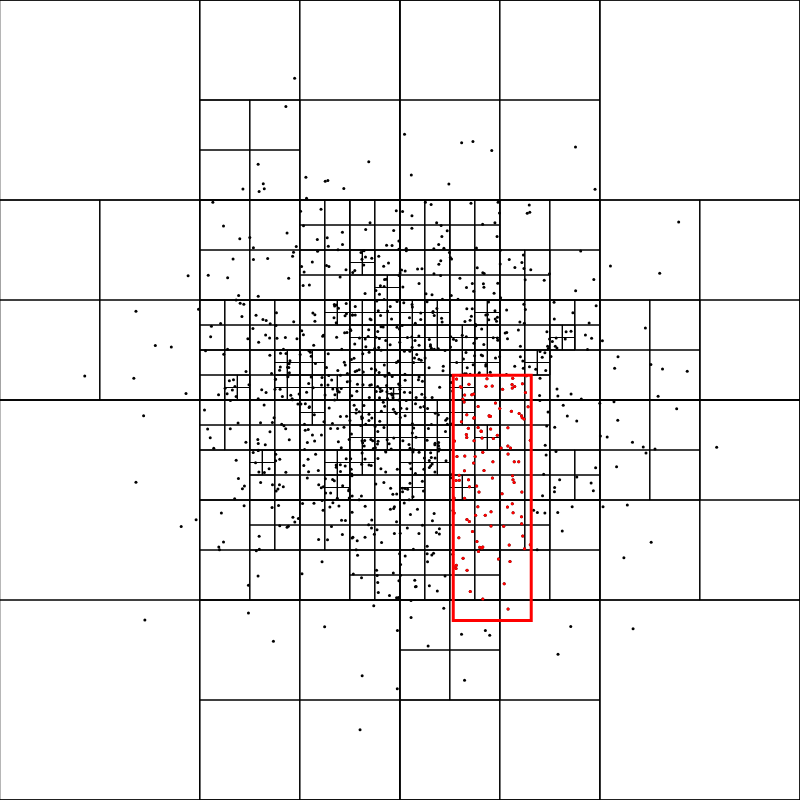
Frame 1 (no input)
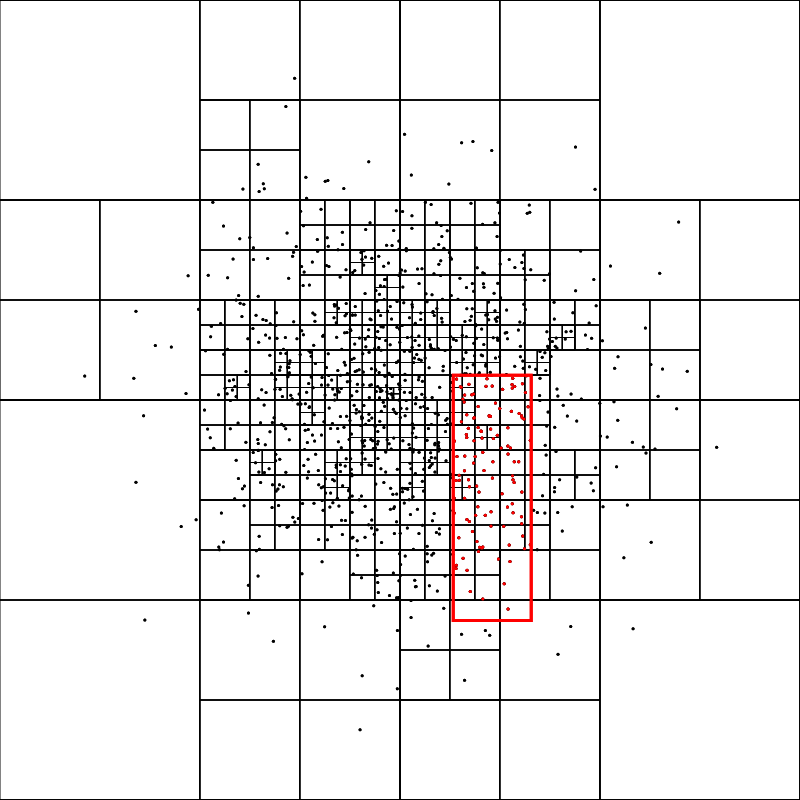
Frame 2 (the mouse pressed at the canvas centre, redrawn once)

The p5.js sketch that drew these frames (run headless with seeded random() and noise() and a simulated clock; the mouse was pressed at the canvas centre and the sketch redrawn once):

// p5.js sketch
// ── sketch.js
const MAX_CAPACITY = 4;

let quadtree;
let boundarySearch;

function setup() {
    createCanvas(800, 800);

    let boundary = new Boundary(400, 400, 400, 400);
    quadtree = new Quadtree(boundary, MAX_CAPACITY);

    for (let i = 0; i < 1000; i++) {
        let x = randomGaussian(width/2, height/8);
        let y = randomGaussian(height/2, width/8);
        quadtree.insert(new Point(x, y));
    }


    boundarySearch = new Boundary(randomGaussian(width/2, height/8), randomGaussian(height/2, width/8), randomGaussian(width/8, height/16), randomGaussian(height/8, width/16));
    noLoop();
}


function draw() {
    drawQuad(quadtree);
    stroke(255, 0, 0);
    noFill();
    rectMode(CENTER);
    rect(boundarySearch.x, boundarySearch.y, boundarySearch.halfWidth*2, boundarySearch.halfHeight*2);
    let results = quadtree.queryRange(boundarySearch);
    strokeWeight(3);
    for (let i = 0; i < results.length; i++) {
        point(results[i].x, results[i].y);
    }
}

function drawQuad(quad) {
    stroke(0);
    strokeWeight(1);
    noFill();
    rectMode(CENTER);
    rect(quad.boundary.x, quad.boundary.y, quad.boundary.halfWidth*2, quad.boundary.halfHeight*2);

    strokeWeight(3);
    for (let i = 0; i < quad.points.length; i++) {
        point(quad.points[i].x, quad.points[i].y);
    }
    if (quad.northWest !== null) {
        drawQuad(quad.northWest);
        drawQuad(quad.northEast);
        drawQuad(quad.southWest);
        drawQuad(quad.southEast);
    }
}
// ── quadtree.js
class Point {
    constructor(x, y) {
        this.x = x;
        this.y = y;
    }
}

class Boundary {
    constructor(x, y, w, h) {
        this.x = x;
        this.y = y;
        this.halfWidth = w;
        this.halfHeight = h;
    }

    containsPoint(p) {
        if (p.x < this.x - this.halfWidth) return false;
        if (p.x > this.x + this.halfWidth) return false;
        if (p.y < this.y - this.halfHeight) return false;
        if (p.y > this.y + this.halfHeight) return false;
        return true;
    }

    intersects(boundary) {
        return !(boundary.x - boundary.halfWidth > this.x + this.halfWidth ||
            boundary.x + boundary.halfWidth < this.x - this.halfWidth ||
            boundary.y - boundary.halfHeight > this.y + this.halfHeight ||
            boundary.y + boundary.halfHeight < this.y - this.halfHeight);
    }
}

class Quadtree {
    constructor(boundary, capacity) {
        this.boundary = boundary;
        this.capacity = capacity;
        this.points = [];
        this.northWest = null;
        this.northEast = null;
        this.southWest = null;
        this.southEast = null;
    }

    insert(p) {
        if (!this.boundary.containsPoint(p)) {
            return false;
        }
        if (this.points.length < this.capacity) {
            this.points.push(p);
            return true;
        }

        if (this.northWest === null) {
            this.subdivide();
        }
        if (this.northWest.insert(p)) return true;
        if (this.northEast.insert(p)) return true;
        if (this.southWest.insert(p)) return true;
        if (this.southEast.insert(p)) return true;
        return false;
    }

    subdivide() {
        let x = this.boundary.x;
        let y = this.boundary.y;
        let halfHeight = this.boundary.halfHeight;
        let halfWidth = this.boundary.halfWidth;
        this.northWest = new Quadtree(new Boundary(x - halfWidth/2, y + halfHeight/2, halfWidth/2, halfHeight/2), this.capacity);
        this.northEast = new Quadtree(new Boundary(x + halfWidth/2, y + halfHeight/2, halfWidth/2, halfHeight/2), this.capacity);
        this.southWest = new Quadtree(new Boundary(x - halfWidth/2, y - halfHeight/2, halfWidth/2, halfHeight/2), this.capacity);
        this.southEast = new Quadtree(new Boundary(x + halfWidth/2, y - halfHeight/2, halfWidth/2, halfHeight/2), this.capacity);
    }

    queryRange(range) {
        let pointsInRange = [];
        if (!this.boundary.intersects(range)) {
            return pointsInRange;
        }

        for (let i = 0; i < this.points.length; i++) {
            if (range.containsPoint(this.points[i])) {
                pointsInRange.push(this.points[i]);
            }
        }

        if (this.northWest === null) {
            return pointsInRange;
        }

        return [
            ...pointsInRange,
            ...this.northWest.queryRange(range),
            ...this.northEast.queryRange(range),
            ...this.southWest.queryRange(range),
            ...this.southEast.queryRange(range)
        ]
    }
}
